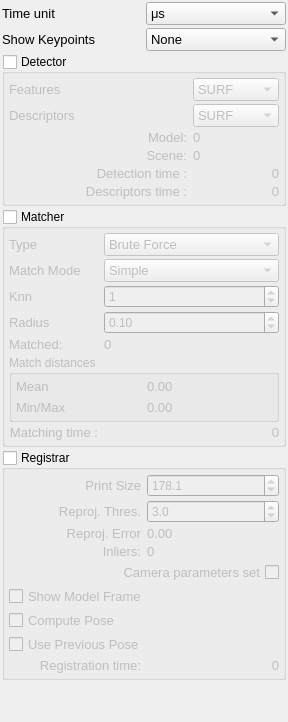
      <widget class="QWidget" name="processTab">
       <attribute name="title">
        <string>Process</string>
       </attribute>
       <layout class="QGridLayout" name="gridLayout_4">
        <property name="leftMargin">
         <number>2</number>
        </property>
        <property name="topMargin">
         <number>2</number>
        </property>
        <property name="rightMargin">
         <number>2</number>
        </property>
        <property name="bottomMargin">
         <number>2</number>
        </property>
        <property name="spacing">
         <number>3</number>
        </property>
        <item row="5" column="0" colspan="2">
         <widget class="QGroupBox" name="groupBoxMatcher">
          <property name="sizePolicy">
           <sizepolicy hsizetype="Minimum" vsizetype="Preferred">
            <horstretch>0</horstretch>
            <verstretch>0</verstretch>
           </sizepolicy>
          </property>
          <property name="title">
           <string>Matcher</string>
          </property>
          <property name="flat">
           <bool>false</bool>
          </property>
          <property name="checkable">
           <bool>true</bool>
          </property>
          <property name="checked">
           <bool>false</bool>
          </property>
          <layout class="QGridLayout" name="gridLayout_2" columnstretch="1,0">
           <property name="leftMargin">
            <number>4</number>
           </property>
           <property name="topMargin">
            <number>4</number>
           </property>
           <property name="rightMargin">
            <number>4</number>
           </property>
           <property name="bottomMargin">
            <number>4</number>
           </property>
           <property name="horizontalSpacing">
            <number>-1</number>
           </property>
           <property name="verticalSpacing">
            <number>3</number>
           </property>
           <item row="0" column="0">
            <widget class="QLabel" name="labelMatcherType">
             <property name="font">
              <font>
               <pointsize>10</pointsize>
              </font>
             </property>
             <property name="text">
              <string>Type</string>
             </property>
             <property name="alignment">
              <set>Qt::AlignLeading|Qt::AlignLeft|Qt::AlignVCenter</set>
             </property>
            </widget>
           </item>
           <item row="2" column="0">
            <widget class="QLabel" name="labelMatcherMode">
             <property name="font">
              <font>
               <pointsize>10</pointsize>
              </font>
             </property>
             <property name="text">
              <string>Match Mode</string>
             </property>
             <property name="alignment">
              <set>Qt::AlignLeading|Qt::AlignLeft|Qt::AlignVCenter</set>
             </property>
            </widget>
           </item>
           <item row="4" column="0">
            <widget class="QLabel" name="labelKnn">
             <property name="font">
              <font>
               <pointsize>10</pointsize>
              </font>
             </property>
             <property name="text">
              <string>Knn</string>
             </property>
             <property name="alignment">
              <set>Qt::AlignLeading|Qt::AlignLeft|Qt::AlignVCenter</set>
             </property>
            </widget>
           </item>
           <item row="0" column="1">
            <widget class="QComboBox" name="comboBoxMatcherType">
             <property name="sizePolicy">
              <sizepolicy hsizetype="Minimum" vsizetype="Fixed">
               <horstretch>0</horstretch>
               <verstretch>0</verstretch>
              </sizepolicy>
             </property>
             <property name="font">
              <font>
               <pointsize>10</pointsize>
              </font>
             </property>
             <property name="currentIndex">
              <number>0</number>
             </property>
             <item>
              <property name="text">
               <string>Brute Force</string>
              </property>
             </item>
             <item>
              <property name="text">
               <string>Brute Force L1</string>
              </property>
             </item>
             <item>
              <property name="text">
               <string>Brute Force Hamming</string>
              </property>
             </item>
             <item>
              <property name="text">
               <string>Brute Force Hamming (2)</string>
              </property>
             </item>
             <item>
              <property name="text">
               <string>Flann Based</string>
              </property>
             </item>
            </widget>
           </item>
           <item row="2" column="1">
            <widget class="QComboBox" name="comboBoxMatcherMode">
             <property name="sizePolicy">
              <sizepolicy hsizetype="Minimum" vsizetype="Fixed">
               <horstretch>0</horstretch>
               <verstretch>0</verstretch>
              </sizepolicy>
             </property>
             <property name="font">
              <font>
               <pointsize>10</pointsize>
              </font>
             </property>
             <property name="currentIndex">
              <number>0</number>
             </property>
             <item>
              <property name="text">
               <string>Simple</string>
              </property>
             </item>
             <item>
              <property name="text">
               <string>Cross Best Knn</string>
              </property>
             </item>
             <item>
              <property name="text">
               <string>Cross Radius</string>
              </property>
             </item>
            </widget>
           </item>
           <item row="5" column="0">
            <widget class="QLabel" name="labelRadius">
             <property name="font">
              <font>
               <pointsize>10</pointsize>
              </font>
             </property>
             <property name="text">
              <string>Radius</string>
             </property>
             <property name="alignment">
              <set>Qt::AlignLeading|Qt::AlignLeft|Qt::AlignVCenter</set>
             </property>
            </widget>
           </item>
           <item row="5" column="1">
            <widget class="QDoubleSpinBox" name="doubleSpinBoxRadius">
             <property name="sizePolicy">
              <sizepolicy hsizetype="Minimum" vsizetype="Fixed">
               <horstretch>0</horstretch>
               <verstretch>0</verstretch>
              </sizepolicy>
             </property>
             <property name="decimals">
              <number>2</number>
             </property>
             <property name="maximum">
              <double>1.000000000000000</double>
             </property>
             <property name="singleStep">
              <double>0.010000000000000</double>
             </property>
             <property name="value">
              <double>0.100000000000000</double>
             </property>
            </widget>
           </item>
           <item row="6" column="0">
            <widget class="QLabel" name="labelMached">
             <property name="font">
              <font>
               <pointsize>10</pointsize>
              </font>
             </property>
             <property name="text">
              <string>Matched:</string>
             </property>
             <property name="alignment">
              <set>Qt::AlignLeading|Qt::AlignLeft|Qt::AlignVCenter</set>
             </property>
            </widget>
           </item>
           <item row="6" column="1">
            <widget class="QLabel" name="labelMatchedNumber">
             <property name="font">
              <font>
               <pointsize>10</pointsize>
              </font>
             </property>
             <property name="text">
              <string>0</string>
             </property>
            </widget>
           </item>
           <item row="7" column="0" colspan="2">
            <widget class="QGroupBox" name="groupBoxMatchDistances">
             <property name="title">
              <string>Match distances</string>
             </property>
             <layout class="QGridLayout" name="gridLayout_3">
              <property name="leftMargin">
               <number>4</number>
              </property>
              <property name="topMargin">
               <number>4</number>
              </property>
              <property name="rightMargin">
               <number>4</number>
              </property>
              <property name="bottomMargin">
               <number>4</number>
              </property>
              <item row="0" column="0">
               <widget class="QLabel" name="labelDistMean">
                <property name="font">
                 <font>
                  <pointsize>10</pointsize>
                 </font>
                </property>
                <property name="text">
                 <string>Mean</string>
                </property>
               </widget>
              </item>
              <item row="0" column="1">
               <widget class="QLabel" name="labelDistMeanNumber">
                <property name="font">
                 <font>
                  <pointsize>10</pointsize>
                 </font>
                </property>
                <property name="text">
                 <string>0.00</string>
                </property>
               </widget>
              </item>
              <item row="1" column="0">
               <widget class="QLabel" name="labelDistMin">
                <property name="font">
                 <font>
                  <pointsize>10</pointsize>
                 </font>
                </property>
                <property name="text">
                 <string>Min/Max</string>
                </property>
               </widget>
              </item>
              <item row="1" column="1">
               <widget class="QLabel" name="labelDistMinNumber">
                <property name="font">
                 <font>
                  <pointsize>10</pointsize>
                 </font>
                </property>
                <property name="text">
                 <string>0.00</string>
                </property>
               </widget>
              </item>
             </layout>
            </widget>
           </item>
           <item row="4" column="1">
            <widget class="QSpinBox" name="spinBoxKnn">
             <property name="sizePolicy">
              <sizepolicy hsizetype="Minimum" vsizetype="Fixed">
               <horstretch>0</horstretch>
               <verstretch>0</verstretch>
              </sizepolicy>
             </property>
             <property name="maximum">
              <number>5</number>
             </property>
             <property name="value">
              <number>1</number>
             </property>
            </widget>
           </item>
           <item row="8" column="0">
            <widget class="QLabel" name="labelMatcherTime">
             <property name="font">
              <font>
               <pointsize>10</pointsize>
              </font>
             </property>
             <property name="text">
              <string>Matching time :</string>
             </property>
             <property name="alignment">
              <set>Qt::AlignRight|Qt::AlignTrailing|Qt::AlignVCenter</set>
             </property>
            </widget>
           </item>
           <item row="8" column="1">
            <widget class="QLabel" name="labelMatcherTimeMs">
             <property name="sizePolicy">
              <sizepolicy hsizetype="Minimum" vsizetype="Preferred">
               <horstretch>0</horstretch>
               <verstretch>0</verstretch>
              </sizepolicy>
             </property>
             <property name="font">
              <font>
               <pointsize>10</pointsize>
              </font>
             </property>
             <property name="text">
              <string>0</string>
             </property>
             <property name="alignment">
              <set>Qt::AlignRight|Qt::AlignTrailing|Qt::AlignVCenter</set>
             </property>
            </widget>
           </item>
          </layout>
         </widget>
        </item>
        <item row="6" column="0" colspan="2">
         <widget class="QGroupBox" name="groupBoxRegistrar">
          <property name="sizePolicy">
           <sizepolicy hsizetype="Minimum" vsizetype="Preferred">
            <horstretch>0</horstretch>
            <verstretch>0</verstretch>
           </sizepolicy>
          </property>
          <property name="title">
           <string>Registrar</string>
          </property>
          <property name="checkable">
           <bool>true</bool>
          </property>
          <property name="checked">
           <bool>false</bool>
          </property>
          <layout class="QGridLayout" name="gridLayout_5">
           <property name="leftMargin">
            <number>4</number>
           </property>
           <property name="topMargin">
            <number>4</number>
           </property>
           <property name="rightMargin">
            <number>4</number>
           </property>
           <property name="bottomMargin">
            <number>4</number>
           </property>
           <property name="verticalSpacing">
            <number>3</number>
           </property>
           <item row="2" column="0">
            <widget class="QLabel" name="labelReprojError">
             <property name="font">
              <font>
               <pointsize>10</pointsize>
              </font>
             </property>
             <property name="text">
              <string>Reproj. Error</string>
             </property>
             <property name="alignment">
              <set>Qt::AlignRight|Qt::AlignTrailing|Qt::AlignVCenter</set>
             </property>
            </widget>
           </item>
           <item row="1" column="0">
            <widget class="QLabel" name="labelReprojThres">
             <property name="font">
              <font>
               <pointsize>10</pointsize>
              </font>
             </property>
             <property name="text">
              <string>Reproj. Thres.</string>
             </property>
             <property name="alignment">
              <set>Qt::AlignRight|Qt::AlignTrailing|Qt::AlignVCenter</set>
             </property>
            </widget>
           </item>
           <item row="1" column="1">
            <widget class="QDoubleSpinBox" name="doubleSpinBoxReprojThres">
             <property name="decimals">
              <number>1</number>
             </property>
             <property name="maximum">
              <double>20.000000000000000</double>
             </property>
             <property name="singleStep">
              <double>0.100000000000000</double>
             </property>
             <property name="value">
              <double>3.000000000000000</double>
             </property>
            </widget>
           </item>
           <item row="2" column="1">
            <widget class="QLabel" name="labelReprojErrorNumber">
             <property name="font">
              <font>
               <pointsize>10</pointsize>
              </font>
             </property>
             <property name="text">
              <string>0.00</string>
             </property>
            </widget>
           </item>
           <item row="3" column="0">
            <widget class="QLabel" name="labelInliers">
             <property name="font">
              <font>
               <pointsize>10</pointsize>
              </font>
             </property>
             <property name="text">
              <string>Inliers:</string>
             </property>
             <property name="alignment">
              <set>Qt::AlignRight|Qt::AlignTrailing|Qt::AlignVCenter</set>
             </property>
            </widget>
           </item>
           <item row="3" column="1">
            <widget class="QLabel" name="labelInliersNumber">
             <property name="font">
              <font>
               <pointsize>10</pointsize>
              </font>
             </property>
             <property name="text">
              <string>0</string>
             </property>
            </widget>
           </item>
           <item row="0" column="0">
            <widget class="QLabel" name="labelPrintSize">
             <property name="font">
              <font>
               <pointsize>10</pointsize>
              </font>
             </property>
             <property name="text">
              <string>Print Size</string>
             </property>
             <property name="alignment">
              <set>Qt::AlignRight|Qt::AlignTrailing|Qt::AlignVCenter</set>
             </property>
            </widget>
           </item>
           <item row="0" column="1">
            <widget class="QDoubleSpinBox" name="doubleSpinBoxPrintSize">
             <property name="decimals">
              <number>1</number>
             </property>
             <property name="minimum">
              <double>10.000000000000000</double>
             </property>
             <property name="maximum">
              <double>300.000000000000000</double>
             </property>
             <property name="singleStep">
              <double>0.100000000000000</double>
             </property>
             <property name="value">
              <double>178.099999999999994</double>
             </property>
            </widget>
           </item>
           <item row="4" column="0" colspan="2">
            <widget class="QCheckBox" name="checkBoxCameraSet">
             <property name="font">
              <font>
               <pointsize>10</pointsize>
              </font>
             </property>
             <property name="layoutDirection">
              <enum>Qt::RightToLeft</enum>
             </property>
             <property name="text">
              <string>Camera parameters set</string>
             </property>
             <property name="checkable">
              <bool>false</bool>
             </property>
            </widget>
           </item>
           <item row="5" column="0" colspan="2">
            <widget class="QCheckBox" name="checkBoxShowFrame">
             <property name="font">
              <font>
               <pointsize>10</pointsize>
              </font>
             </property>
             <property name="text">
              <string>Show Model Frame</string>
             </property>
            </widget>
           </item>
           <item row="7" column="0" colspan="2">
            <widget class="QCheckBox" name="checkBoxUsePreviousPose">
             <property name="font">
              <font>
               <pointsize>10</pointsize>
              </font>
             </property>
             <property name="text">
              <string>Use Previous Pose</string>
             </property>
            </widget>
           </item>
           <item row="8" column="0">
            <widget class="QLabel" name="labelRegTime">
             <property name="font">
              <font>
               <pointsize>10</pointsize>
              </font>
             </property>
             <property name="text">
              <string>Registration time:</string>
             </property>
             <property name="alignment">
              <set>Qt::AlignRight|Qt::AlignTrailing|Qt::AlignVCenter</set>
             </property>
            </widget>
           </item>
           <item row="8" column="1">
            <widget class="QLabel" name="labelRegTimeMS">
             <property name="font">
              <font>
               <pointsize>10</pointsize>
              </font>
             </property>
             <property name="text">
              <string>0</string>
             </property>
             <property name="alignment">
              <set>Qt::AlignRight|Qt::AlignTrailing|Qt::AlignVCenter</set>
             </property>
            </widget>
           </item>
           <item row="6" column="0">
            <widget class="QCheckBox" name="checkBoxShowModelBox">
             <property name="font">
              <font>
               <pointsize>10</pointsize>
              </font>
             </property>
             <property name="text">
              <string>Compute Pose</string>
             </property>
            </widget>
           </item>
          </layout>
         </widget>
        </item>
        <item row="2" column="0">
         <widget class="QLabel" name="labelShowKP">
          <property name="sizePolicy">
           <sizepolicy hsizetype="Minimum" vsizetype="Preferred">
            <horstretch>0</horstretch>
            <verstretch>0</verstretch>
           </sizepolicy>
          </property>
          <property name="font">
           <font>
            <pointsize>10</pointsize>
           </font>
          </property>
          <property name="text">
           <string>Show Keypoints</string>
          </property>
         </widget>
        </item>
        <item row="2" column="1">
         <widget class="QComboBox" name="comboBoxShowKPts">
          <property name="sizePolicy">
           <sizepolicy hsizetype="Minimum" vsizetype="Fixed">
            <horstretch>0</horstretch>
            <verstretch>0</verstretch>
           </sizepolicy>
          </property>
          <property name="font">
           <font>
            <pointsize>10</pointsize>
           </font>
          </property>
          <property name="currentIndex">
           <number>0</number>
          </property>
          <item>
           <property name="text">
            <string>None</string>
           </property>
          </item>
          <item>
           <property name="text">
            <string>All</string>
           </property>
          </item>
          <item>
           <property name="text">
            <string>Matched</string>
           </property>
          </item>
          <item>
           <property name="text">
            <string>Inliers</string>
           </property>
          </item>
         </widget>
        </item>
        <item row="7" column="0" colspan="2">
         <spacer name="verticalSpacer_2">
          <property name="orientation">
           <enum>Qt::Vertical</enum>
          </property>
          <property name="sizeHint" stdset="0">
           <size>
            <width>20</width>
            <height>40</height>
           </size>
          </property>
         </spacer>
        </item>
        <item row="1" column="1">
         <widget class="QComboBox" name="comboBoxTimeUnit">
          <property name="sizePolicy">
           <sizepolicy hsizetype="Minimum" vsizetype="Fixed">
            <horstretch>0</horstretch>
            <verstretch>0</verstretch>
           </sizepolicy>
          </property>
          <property name="font">
           <font>
            <pointsize>10</pointsize>
           </font>
          </property>
          <item>
           <property name="text">
            <string extracomment="ticks">μs</string>
           </property>
          </item>
          <item>
           <property name="text">
            <string extracomment="ticks per point">μs/pt</string>
           </property>
          </item>
         </widget>
        </item>
        <item row="1" column="0">
         <widget class="QLabel" name="labelTimeUnit">
          <property name="font">
           <font>
            <pointsize>10</pointsize>
           </font>
          </property>
          <property name="text">
           <string>Time unit</string>
          </property>
          <property name="alignment">
           <set>Qt::AlignLeading|Qt::AlignLeft|Qt::AlignVCenter</set>
          </property>
         </widget>
        </item>
        <item row="3" column="0" colspan="2">
         <widget class="QGroupBox" name="groupBoxDetector">
          <property name="sizePolicy">
           <sizepolicy hsizetype="Minimum" vsizetype="Preferred">
            <horstretch>0</horstretch>
            <verstretch>0</verstretch>
           </sizepolicy>
          </property>
          <property name="title">
           <string>Detector</string>
          </property>
          <property name="checkable">
           <bool>true</bool>
          </property>
          <property name="checked">
           <bool>false</bool>
          </property>
          <layout class="QGridLayout" name="gridLayout" rowstretch="0,0,0,0,0,0,0,0,0,0,0,0,0,0" columnstretch="0,0,0">
           <property name="sizeConstraint">
            <enum>QLayout::SetDefaultConstraint</enum>
           </property>
           <property name="leftMargin">
            <number>4</number>
           </property>
           <property name="topMargin">
            <number>4</number>
           </property>
           <property name="rightMargin">
            <number>4</number>
           </property>
           <property name="bottomMargin">
            <number>4</number>
           </property>
           <property name="horizontalSpacing">
            <number>-1</number>
           </property>
           <property name="verticalSpacing">
            <number>3</number>
           </property>
           <item row="10" column="2">
            <widget class="QLabel" name="labelDetectorTimeMs">
             <property name="sizePolicy">
              <sizepolicy hsizetype="Minimum" vsizetype="Preferred">
               <horstretch>0</horstretch>
               <verstretch>0</verstretch>
              </sizepolicy>
             </property>
             <property name="font">
              <font>
               <pointsize>10</pointsize>
              </font>
             </property>
             <property name="text">
              <string>0</string>
             </property>
             <property name="alignment">
              <set>Qt::AlignRight|Qt::AlignTrailing|Qt::AlignVCenter</set>
             </property>
            </widget>
           </item>
           <item row="2" column="0" colspan="2">
            <widget class="QLabel" name="labelDescriptors">
             <property name="font">
              <font>
               <pointsize>10</pointsize>
              </font>
             </property>
             <property name="text">
              <string>Descriptors</string>
             </property>
            </widget>
           </item>
           <item row="4" column="0" colspan="2">
            <widget class="QLabel" name="labelModel">
             <property name="font">
              <font>
               <pointsize>10</pointsize>
              </font>
             </property>
             <property name="text">
              <string>Model:</string>
             </property>
             <property name="textFormat">
              <enum>Qt::AutoText</enum>
             </property>
             <property name="alignment">
              <set>Qt::AlignRight|Qt::AlignTrailing|Qt::AlignVCenter</set>
             </property>
            </widget>
           </item>
           <item row="0" column="2">
            <widget class="QComboBox" name="comboBoxFeatures">
             <property name="sizePolicy">
              <sizepolicy hsizetype="Minimum" vsizetype="Fixed">
               <horstretch>0</horstretch>
               <verstretch>0</verstretch>
              </sizepolicy>
             </property>
             <property name="font">
              <font>
               <pointsize>10</pointsize>
              </font>
             </property>
             <property name="currentIndex">
              <number>3</number>
             </property>
             <item>
              <property name="text">
               <string extracomment="FAST Corner detection">FAST</string>
              </property>
             </item>
             <item>
              <property name="text">
               <string extracomment="STAR Feature">STAR</string>
              </property>
             </item>
             <item>
              <property name="text">
               <string extracomment="Scale Invariant Feature Transform">SIFT</string>
              </property>
             </item>
             <item>
              <property name="text">
               <string extracomment="Speeded Up Robust Features">SURF</string>
              </property>
             </item>
             <item>
              <property name="text">
               <string extracomment="Oriented BRIEF features">ORB</string>
              </property>
             </item>
             <item>
              <property name="text">
               <string extracomment="Binary Robust Invariant Scalable Keypoints">BRISK</string>
              </property>
             </item>
             <item>
              <property name="text">
               <string extracomment="Maximally Stable Extremal Regions">MSER</string>
              </property>
             </item>
             <item>
              <property name="text">
               <string extracomment="Good Features To Track">GFTT</string>
              </property>
             </item>
             <item>
              <property name="text">
               <string extracomment="Harris corner">HARRIS</string>
              </property>
             </item>
            </widget>
           </item>
           <item row="2" column="2">
            <widget class="QComboBox" name="comboBoxDescriptors">
             <property name="sizePolicy">
              <sizepolicy hsizetype="Minimum" vsizetype="Fixed">
               <horstretch>0</horstretch>
               <verstretch>0</verstretch>
              </sizepolicy>
             </property>
             <property name="font">
              <font>
               <pointsize>10</pointsize>
              </font>
             </property>
             <property name="currentIndex">
              <number>1</number>
             </property>
             <item>
              <property name="text">
               <string extracomment="SIFT Descriptor">SIFT</string>
              </property>
             </item>
             <item>
              <property name="text">
               <string extracomment="SURF Descriptor">SURF</string>
              </property>
             </item>
             <item>
              <property name="text">
               <string extracomment="Oriented BRIEF Descriptor">ORB</string>
              </property>
             </item>
             <item>
              <property name="text">
               <string extracomment="BRISK Descriptor">BRISK</string>
              </property>
             </item>
             <item>
              <property name="text">
               <string extracomment="BRIEF Descriptor">BRIEF</string>
              </property>
             </item>
             <item>
              <property name="text">
               <string extracomment="FREAK Descriptor">FREAK</string>
              </property>
             </item>
            </widget>
           </item>
           <item row="4" column="2">
            <widget class="QLabel" name="labelModelKPts">
             <property name="sizePolicy">
              <sizepolicy hsizetype="Minimum" vsizetype="Preferred">
               <horstretch>0</horstretch>
               <verstretch>0</verstretch>
              </sizepolicy>
             </property>
             <property name="font">
              <font>
               <pointsize>10</pointsize>
              </font>
             </property>
             <property name="text">
              <string>0</string>
             </property>
             <property name="textFormat">
              <enum>Qt::AutoText</enum>
             </property>
            </widget>
           </item>
           <item row="6" column="0" colspan="2">
            <widget class="QLabel" name="labelScene">
             <property name="font">
              <font>
               <pointsize>10</pointsize>
              </font>
             </property>
             <property name="text">
              <string>Scene:</string>
             </property>
             <property name="textFormat">
              <enum>Qt::AutoText</enum>
             </property>
             <property name="alignment">
              <set>Qt::AlignRight|Qt::AlignTrailing|Qt::AlignVCenter</set>
             </property>
            </widget>
           </item>
           <item row="6" column="2">
            <widget class="QLabel" name="labelSceneKPts">
             <property name="sizePolicy">
              <sizepolicy hsizetype="Minimum" vsizetype="Preferred">
               <horstretch>0</horstretch>
               <verstretch>0</verstretch>
              </sizepolicy>
             </property>
             <property name="font">
              <font>
               <pointsize>10</pointsize>
              </font>
             </property>
             <property name="text">
              <string>0</string>
             </property>
             <property name="textFormat">
              <enum>Qt::AutoText</enum>
             </property>
            </widget>
           </item>
           <item row="13" column="0" colspan="2">
            <widget class="QLabel" name="labelDescriptorsTime">
             <property name="font">
              <font>
               <pointsize>10</pointsize>
              </font>
             </property>
             <property name="text">
              <string>Descriptors time :</string>
             </property>
             <property name="alignment">
              <set>Qt::AlignRight|Qt::AlignTrailing|Qt::AlignVCenter</set>
             </property>
            </widget>
           </item>
           <item row="0" column="0" colspan="2">
            <widget class="QLabel" name="labelFeatures">
             <property name="font">
              <font>
               <pointsize>10</pointsize>
              </font>
             </property>
             <property name="text">
              <string>Features</string>
             </property>
            </widget>
           </item>
           <item row="13" column="2">
            <widget class="QLabel" name="labelDescriptorsTimeMs">
             <property name="sizePolicy">
              <sizepolicy hsizetype="Minimum" vsizetype="Preferred">
               <horstretch>0</horstretch>
               <verstretch>0</verstretch>
              </sizepolicy>
             </property>
             <property name="font">
              <font>
               <pointsize>10</pointsize>
              </font>
             </property>
             <property name="text">
              <string>0</string>
             </property>
             <property name="alignment">
              <set>Qt::AlignRight|Qt::AlignTrailing|Qt::AlignVCenter</set>
             </property>
            </widget>
           </item>
           <item row="10" column="0" colspan="2">
            <widget class="QLabel" name="labelDetectorTime">
             <property name="font">
              <font>
               <pointsize>10</pointsize>
              </font>
             </property>
             <property name="text">
              <string>Detection time :</string>
             </property>
             <property name="alignment">
              <set>Qt::AlignRight|Qt::AlignTrailing|Qt::AlignVCenter</set>
             </property>
            </widget>
           </item>
          </layout>
         </widget>
        </item>
       </layout>
      </widget>
